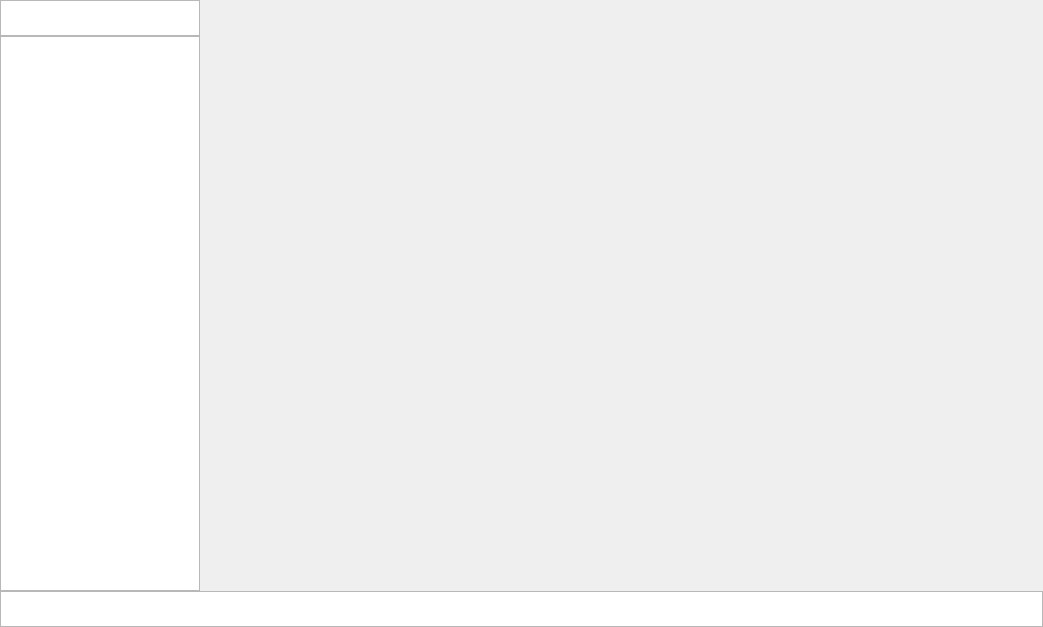
<?xml version="1.0" encoding="UTF-8"?>
<ui version="4.0">
 <class>Widget</class>
 <widget class="QWidget" name="Widget">
  <property name="geometry">
   <rect>
    <x>0</x>
    <y>0</y>
    <width>1043</width>
    <height>627</height>
   </rect>
  </property>
  <property name="minimumSize">
   <size>
    <width>600</width>
    <height>400</height>
   </size>
  </property>
  <property name="windowTitle">
   <string>Widget</string>
  </property>
  <layout class="QVBoxLayout" name="verticalLayout">
   <property name="spacing">
    <number>0</number>
   </property>
   <property name="leftMargin">
    <number>0</number>
   </property>
   <property name="topMargin">
    <number>0</number>
   </property>
   <property name="rightMargin">
    <number>0</number>
   </property>
   <property name="bottomMargin">
    <number>0</number>
   </property>
   <item>
    <layout class="QVBoxLayout" name="verticalLayout_main">
     <property name="spacing">
      <number>0</number>
     </property>
     <property name="sizeConstraint">
      <enum>QLayout::SetMaximumSize</enum>
     </property>
     <property name="leftMargin">
      <number>0</number>
     </property>
     <item>
      <layout class="QHBoxLayout" name="horizontalLayout_main">
       <property name="spacing">
        <number>0</number>
       </property>
       <item>
        <layout class="QVBoxLayout" name="verticalLayout_sidebar">
         <property name="spacing">
          <number>0</number>
         </property>
         <item>
          <widget class="QColumnView" name="columnView_control">
           <property name="sizePolicy">
            <sizepolicy hsizetype="Fixed" vsizetype="Fixed">
             <horstretch>0</horstretch>
             <verstretch>0</verstretch>
            </sizepolicy>
           </property>
           <property name="maximumSize">
            <size>
             <width>200</width>
             <height>36</height>
            </size>
           </property>
           <property name="frameShape">
            <enum>QFrame::StyledPanel</enum>
           </property>
           <property name="frameShadow">
            <enum>QFrame::Plain</enum>
           </property>
          </widget>
         </item>
         <item>
          <widget class="QTreeView" name="treeView_info">
           <property name="sizePolicy">
            <sizepolicy hsizetype="Fixed" vsizetype="Expanding">
             <horstretch>0</horstretch>
             <verstretch>0</verstretch>
            </sizepolicy>
           </property>
           <property name="maximumSize">
            <size>
             <width>200</width>
             <height>16777215</height>
            </size>
           </property>
           <property name="autoFillBackground">
            <bool>false</bool>
           </property>
           <property name="frameShape">
            <enum>QFrame::StyledPanel</enum>
           </property>
           <property name="frameShadow">
            <enum>QFrame::Plain</enum>
           </property>
          </widget>
         </item>
        </layout>
       </item>
       <item>
        <widget class="QFrame" name="frame_video">
         <property name="sizePolicy">
          <sizepolicy hsizetype="Expanding" vsizetype="Expanding">
           <horstretch>0</horstretch>
           <verstretch>0</verstretch>
          </sizepolicy>
         </property>
         <property name="frameShape">
          <enum>QFrame::NoFrame</enum>
         </property>
         <property name="frameShadow">
          <enum>QFrame::Plain</enum>
         </property>
        </widget>
       </item>
      </layout>
     </item>
     <item>
      <widget class="QColumnView" name="columnView_status">
       <property name="sizePolicy">
        <sizepolicy hsizetype="Expanding" vsizetype="Fixed">
         <horstretch>0</horstretch>
         <verstretch>0</verstretch>
        </sizepolicy>
       </property>
       <property name="maximumSize">
        <size>
         <width>16777215</width>
         <height>36</height>
        </size>
       </property>
       <property name="frameShape">
        <enum>QFrame::StyledPanel</enum>
       </property>
       <property name="frameShadow">
        <enum>QFrame::Plain</enum>
       </property>
      </widget>
     </item>
    </layout>
   </item>
  </layout>
 </widget>
 <layoutdefault spacing="6" margin="11"/>
 <resources/>
 <connections/>
</ui>
